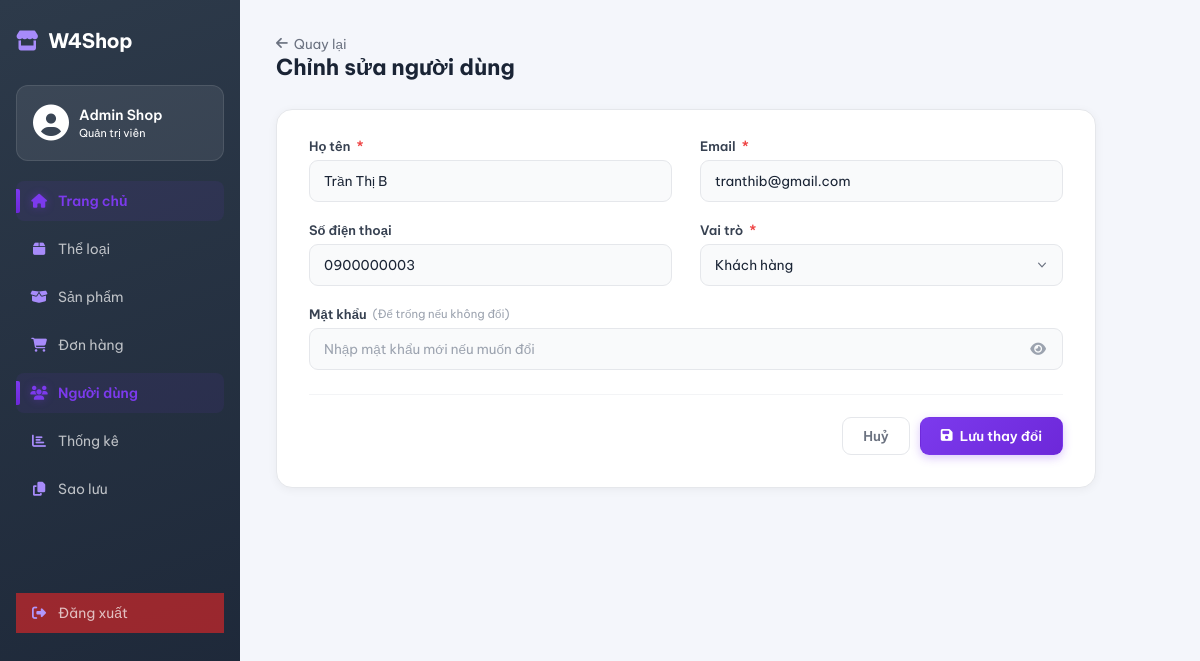
/admin/users/edit?id=3 (signed in), run on an earlier commit of the app's database.
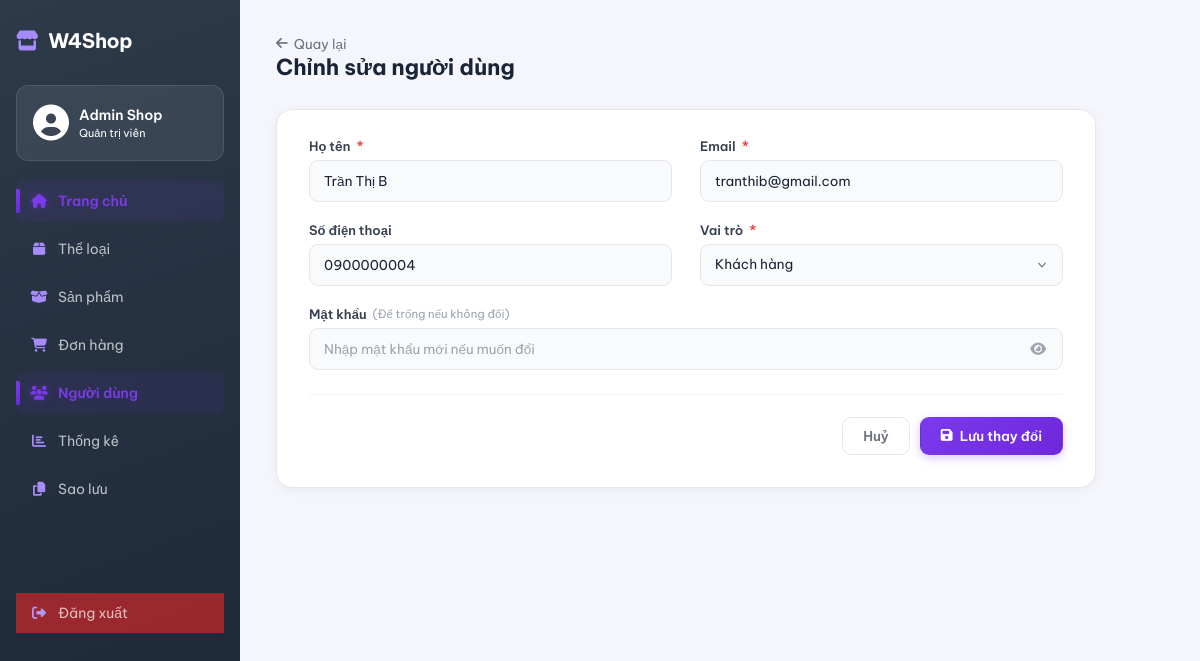
And on a later commit of the database.
### tables this page shows
CREATE TABLE `users` (
  `user_id` int(11) NOT NULL,
  `full_name` varchar(100) NOT NULL,
  `email` varchar(150) NOT NULL,
  `password_hash` varchar(255) NOT NULL,
  `phone` varchar(20) DEFAULT NULL,
  `role` enum('customer','admin') NOT NULL DEFAULT 'customer',
  `created_at` datetime NOT NULL DEFAULT current_timestamp()
);

### core/Controller.php (called while the page is built, shortened)
<?php
class Controller {
    protected function render($view, $data = []) {
        extract($data);
        $viewPath = __DIR__ . '/../app/views/' . $view . '.php';
        require $viewPath;
    }
}
?>

### app/controllers/AdminUserController.php (called while the page is built, shortened)
<?php
require_once __DIR__ . '/../../core/Controller.php';
require_once __DIR__ . '/../models/UserModelAdmin.php';
class AdminUserController extends Controller
{
    private UserModelAdmin $userModel;
    public function __construct()
    {
        $this->userModel = new UserModelAdmin();
    }
    public function edit(): void
    {
        $id   = (int)($_GET['id'] ?? 0);
        $user = $this->userModel->findById($id);
        $this->render('admin/UserForm', [
            'user'   => $user,
            'errors' => [],
            'mode'   => 'edit',
        ]);
    }
}

### index.php (called while the page is built, shortened)
<?php
require_once __DIR__ . '/core/Router.php';
$router = new Router();
$router->get('/', 'HomeController', 'index');
$router->get('/products',          'ProductController', 'index');
$router->get('/products/search',   'ProductController', 'search');
$router->get('/products/{id}',     'ProductController', 'detail');
$router->get('/login',    'AuthController', 'loginPage');
$router->post('/login',   'AuthController', 'loginPage');
$router->get('/register', 'AuthController', 'registerPage');
$router->post('/register','AuthController', 'registerPage');
$router->get('/forgot-password', 'AuthController', 'forgotPassword');
$router->get('/logout',   'AuthController', 'logout');
$router->get('/profile',          'ProfileController', 'index');
$router->get('/profile/edit',           'ProfileController', 'edit');
$router->post('/profile/update',        'ProfileController', 'update');
$router->get('/profile/addAddress',         'ProfileController', 'addAddress');
$router->post('/profile/store-address',      'ProfileController', 'storeAddress');
$router->get('/profile/editAddress/{id}',   'ProfileController', 'editAddress');
$router->post('/profile/update-address',     'ProfileController', 'updateAddress');
$router->post('/profile/delete-address',     'ProfileController', 'deleteAddress');
$router->post('/profile/set-default-address','ProfileController', 'setDefaultAddress');
$router->get('/orders/guest-checkout', 'OrderController', 'guestCheckout');
$router->post('/orders/guest-place',   'OrderController', 'guestPlace');
$router->post('/products/buy-now',     'ProductController', 'buyNow');
$router->get('/orders/buynow-preview',  'OrderController',   'buyNowPreview');
$router->post('/orders/buynow-place',   'OrderController',   'buyNowPlace');
$router->get('/cart',          'CartController', 'index');
$router->post('/cart/update',  'CartController', 'update');
$router->post('/cart/delete',  'CartController', 'delete');
$router->post('/cart/add',     'CartController', 'add');
$router->get('/cart/checkInfo', 'CartController', 'checkInfo');
$router->post('/cart/saveAddress', 'CartController', 'saveAddress');
$router->post('/cart/placeOrder', 'CartController', 'placeOrder');
$router->get('/orders/preview',  'CartController', 'preview');
$router->get('/checkout',       'OrderController', 'checkout');
$router->post('/place-order',   'OrderController', 'placeOrder');
$router->get('/orders',         'OrderController', 'history');
$router->get('/orders/pay/{id}',        'OrderController', 'pay');
$router->post('/orders/confirmPayment', 'OrderController', 'confirmPayment');
$router->get('/orders/{id}',    'OrderController', 'detail');
$router->post('/orders/updatePaymentStatus', 'OrderController', 'updatePaymentStatus');
$router->get('/admin',              'AdminController', 'home');
$router->get('/admin/orders',       'AdminController', 'orders');
$router->get('/admin/order-detail', 'AdminController', 'orderDetail');
$router->post('/admin/save-homepage',       'AdminController', 'saveHomepage');
$router->post('/admin/update-order-status', 'AdminController', 'updateOrderStatus');
$router->get('/admin/statistics', 'StatisticsController', 'index');
$router->get('/admin/api/statistics/stats', 'StatisticsController', 'getStats');
$router->get('/admin/api/statistics/monthly-chart', 'StatisticsController', 'getMonthlyChart');
$router->get('/admin/api/statistics/top-products', 'StatisticsController', 'getTopProductsChart');
$router->get('/admin/api/statistics/category', 'StatisticsController', 'getCategoryChart');
$router->get('/admin/api/statistics/order-status', 'StatisticsController', 'getOrderStatusChart');
$router->get('/admin/categories',         'AdminCategoryController', 'index');
$router->get('/admin/categories/create',  'AdminCategoryController', 'create');
$router->get('/admin/categories/edit',    'AdminCategoryController', 'edit');
$router->post('/admin/categories/store',  'AdminCategoryController', 'store');
$router->post('/admin/categories/update', 'AdminCategoryController', 'update');
$router->post('/admin/categories/delete', 'AdminCategoryController', 'delete');
$router->get('/admin/products',                      'AdminProductController', 'index');
$router->get('/admin/products/getProduct',           'AdminProductController', 'getProduct');
$router->get('/admin/products/getAttributes',        'AdminProductController', 'getAttributes');
$router->post('/admin/products/store',               'AdminProductController', 'store');
$router->post('/admin/products/update',              'AdminProductController', 'update');
$router->post('/admin/products/delete',              'AdminProductController', 'delete');
$router->post('/admin/products/deleteVariant',       'AdminProductController', 'deleteVariant');
$router->post('/admin/products/createAttribute',     'AdminProductController', 'createAttribute');
$router->post('/admin/products/createAttributeValue','AdminProductController', 'createAttributeValue');
$router->post('/admin/products/deleteAttribute',     'AdminProductController', 'deleteAttribute');
$router->post('/admin/products/deleteAttributeValue','AdminProductController', 'deleteAttributeValue');
$router->get('/admin/users',                'AdminUserController', 'index');
$router->get('/admin/users/create',         'AdminUserController', 'create');
$router->get('/admin/users/edit',           'AdminUserController', 'edit');
$router->get('/admin/users/detail',         'AdminUserController', 'detail');
$router->post('/admin/users/store',         'AdminUserController', 'store');
$router->post('/admin/users/update',        'AdminUserController', 'update');
$router->post('/admin/users/delete',        'AdminUserController', 'delete');
$router->post('/admin/users/toggle-status', 'AdminUserController', 'toggleStatus');
$router->get('/admin/backup',          'AdminController', 'backup');
$router->post('/admin/backup/download','AdminController', 'downloadBackup');
$router->dispatch();
?>

### config/database.php (called while the page is built, shortened)
<?php
if (!class_exists('Database')) {
class Database {
    private static $conn = null;
    public static function getConnection() {
        if (self::$conn === null) {
            self::$conn = new mysqli(self::DB_HOST, self::DB_USER, self::DB_PASS, self::DB_NAME, self::DB_PORT);
            self::$conn->set_charset("utf8mb4");
        }
        return self::$conn;
    }
}
}
if (!function_exists('getDB')) {
function getDB() {
    return Database::getConnection();
}
}
?>

### app/models/UserModelAdmin.php (called while the page is built, shortened)
<?php
require_once __DIR__ . '/../../core/Model.php';
class UserModelAdmin extends Model
{
    protected string $table = 'users';
    public function findById(int $id): array|false
    {
        $sql = "SELECT user_id, full_name, email, phone, role, created_at
                FROM {$this->table}
                WHERE user_id = :id
                LIMIT 1";
        return $this->queryOne($sql, [':id' => $id]);
    }
}

### core/Model.php (called while the page is built, shortened)
<?php
require_once __DIR__ . '/../config/database.php';
class Model {
    protected $conn;
    public function __construct() {
        $this->conn = getDB();
    }
    private function compileNamedParams(string $sql, array $params): array
    {
        $values = [];
        $compiled = preg_replace_callback('/:([a-zA-Z_][a-zA-Z0-9_]*)/', function ($m) use ($params, &$values) {
            $key = ':' . $m[1];
            if (!array_key_exists($key, $params)) {
                die("Thiếu tham số {$key} khi build query");
            }
            $values[] = $params[$key];
            return '?';
        }, $sql);
        return [$compiled, $values];
    }
    private function prepareExecute(string $sql, array $params = []) {
        [$compiledSql, $values] = $this->compileNamedParams($sql, $params);
        $stmt = mysqli_prepare($this->conn, $compiledSql);
        if (!empty($values)) {
            $types = '';
            $refs  = [];
            foreach ($values as $i => $v) {
                if (is_int($v)) {
                    $types .= 'i';
                } elseif (is_float($v)) {
                    $types .= 'd';
                } else {
                    $types .= 's';
                }
                $refs[] = &$values[$i];
            }
            array_unshift($refs, $types);
            call_user_func_array([$stmt, 'bind_param'], $refs);
        }
        if (!mysqli_stmt_execute($stmt)) {
            die("Execute lỗi: " . mysqli_stmt_error($stmt) . " | SQL: " . $compiledSql);
        }
        return $stmt;
    }
    protected function queryAll(string $sql, array $params = []): array
    {
        $stmt   = $this->prepareExecute($sql, $params);
        $result = mysqli_stmt_get_result($stmt);
        $rows = [];
        if ($result) {
            while ($row = mysqli_fetch_assoc($result)) {
                $rows[] = $row;
            }
        }
        return $rows;
    }
    protected function queryOne(string $sql, array $params = []): array|false
    {
        $rows = $this->queryAll($sql, $params);
        return $rows[0] ?? false;
    }
}
?>

### app/views/admin/UserForm.php (the view, shortened to what the changed rows need)
<?php
$isEdit  = $mode === 'edit';
$title   = $isEdit ? 'Chỉnh sửa người dùng' : 'Thêm người dùng mới';
$action  = $isEdit ? '/WEB_GR4/admin/users/update'   : '/WEB_GR4/admin/users/store';
$val = fn(string $k, string $default = '') => htmlspecialchars($user[$k] ?? $default);
?>
<?php include __DIR__ . '/../layouts/admin_sidebar.php'; ?>
<link rel="stylesheet" href="/WEB_GR4/public/assets/css/admin/UserForm.css">
<div class="admin-content">
  <div class="page-header">
    <div>
      <a href="/WEB_GR4/admin/users" class="back-link"><i class="fas fa-arrow-left"></i> Quay lại</a>
      <h1 class="page-title"><?= $title ?></h1>
    </div>
  </div>
  <div class="form-card">
    <form method="POST" action="<?= $action ?>">
      <div class="form-grid">
        <div class="form-group <?= !empty($errors['full_name']) ? 'has-error' : '' ?>">
          <label for="full_name">Họ tên <span class="required">*</span></label>
          <input
            type="text"
            id="full_name"
            name="full_name"
            value="<?= $val('full_name') ?>"
            class="form-control"
            placeholder="Nguyễn Văn A"
            autofocus
          >
        </div>
        <div class="form-group <?= !empty($errors['email']) ? 'has-error' : '' ?>">
          <label for="email">Email <span class="required">*</span></label>
          <input
            type="email"
            id="email"
            name="email"
            value="<?= $val('email') ?>"
            class="form-control"
            placeholder="example@email.com"
          >
        </div>
        <div class="form-group <?= !empty($errors['phone']) ? 'has-error' : '' ?>">
          <label for="phone">Số điện thoại</label>
          <input
            type="text"
            id="phone"
            name="phone"
            value="<?= $val('phone') ?>"
            class="form-control"
            placeholder="0901234567"
          >
        </div>
        <div class="form-group">
          <label for="role">Vai trò <span class="required">*</span></label>
          <select id="role" name="role" class="form-control">
            <option value="customer" <?= ($user['role'] ?? 'customer') === 'customer' ? 'selected' : '' ?>>Khách hàng</option>
          </select>
        </div>
        <div class="form-group <?= !empty($errors['password']) ? 'has-error' : '' ?>">
          <label for="password">
            Mật khẩu
            <?php if (!$isEdit): ?>
              <span class="required">*</span>
            <?php else: ?>
              <small class="text-muted">(Để trống nếu không đổi)</small>
            <?php endif; ?>
          </label>
          <div class="input-icon-wrap">
            <input
              type="password"
              id="password"
              name="password"
              class="form-control"
              placeholder="<?= $isEdit ? 'Nhập mật khẩu mới nếu muốn đổi' : 'Tối thiểu 6 ký tự' ?>"
              autocomplete="new-password"
            >
            <button type="button" class="toggle-password" aria-label="Hiện/ẩn mật khẩu">
              <i class="fas fa-eye" id="eyeIcon"></i>
            </button>
          </div>
        </div>
      </div>
      <div class="form-actions">
        <a href="/WEB_GR4/admin/users" class="btn btn-ghost">Huỷ</a>
        <button type="submit" class="btn btn-primary">
          <i class="fas fa-save"></i>
          <?= $isEdit ? 'Lưu thay đổi' : 'Tạo người dùng' ?>
        </button>
      </div>
    </form>
  </div>
</div>

### core/Router.php (shortened to what the changed rows need)
<?php
class Router {
    private $routes = [];
    public function get($path, $controller, $method) {
        $this->routes[] = ['path' => $path, 'controller' => $controller, 'method' => $method, 'httpMethod' => 'GET'];
    }
    public function post($path, $controller, $method) {
        $this->routes[] = ['path' => $path, 'controller' => $controller, 'method' => $method, 'httpMethod' => 'POST'];
    }
    public function dispatch() {
        $url = parse_url($_SERVER['REQUEST_URI'], PHP_URL_PATH);
        $base = '/WEB_GR4';
        if (strpos($url, $base) === 0) {
            $url = substr($url, strlen($base));
        }
        $httpMethod = $_SERVER['REQUEST_METHOD'];
        foreach ($this->routes as $route) {
            if ($route['httpMethod'] === $httpMethod && $this->match($route['path'], $url, $params)) {
                $ctrl = new $route['controller']();
                call_user_func_array([$ctrl, $route['method']], $params);
                return;
            }
        }
    }
    private function match($routePath, $url, &$params) {
        $pattern = preg_replace('/\{(\w+)\}/', '([^/]+)', $routePath);
        $pattern = '#^' . $pattern . '$#';
        if (preg_match($pattern, $url, $matches)) {
            return true;
        }
        return false;
    }
}
?>

What changed in the data, as far as the page shows it:
changed users "Trần Thị B": phone "0900000003" → "0900000004"
